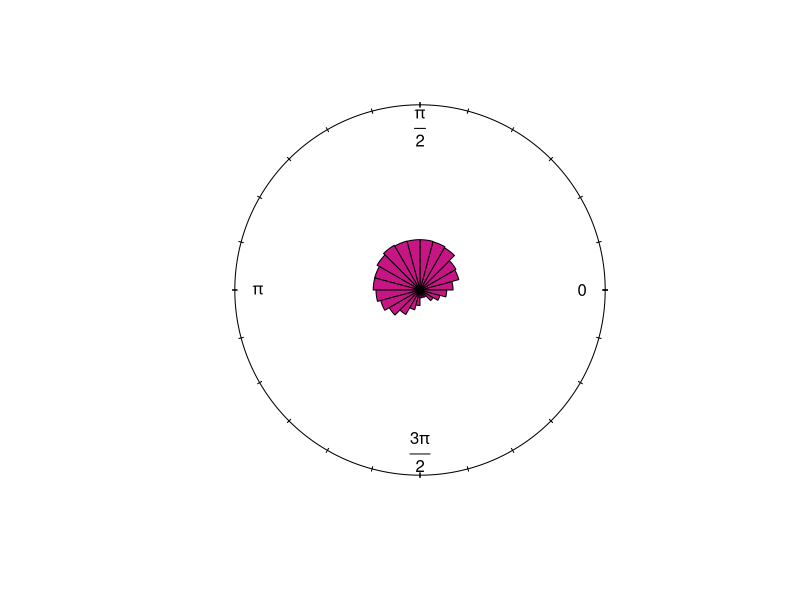

This figure's R source: (Note: this script raises an error after producing the figure.)
## ---- chunk 1
library(circular)
library(tidyverse)
## ---- chunk 2
set.seed(1)

# predictors
n <- 5000
x <- data.frame(x1 = rnorm(n), x2 = rnorm(n), x3 = rnorm(n))

# parameters
k <- 5 
beta <- c(0,0.5, 0.5) #starting simple
beta0 <- 2

# calculating linear predictors and conditional mean directions
xb <- as.vector(as.matrix(x) %*% beta)

# link function -> mu = 2arctan(xbeta), when we run it through this, we are getting back to the angles
mu <- beta0 + 2 * atan(xb) 

# generate circular responses from VM dist
y <- sapply(mu, function(m) {
  as.numeric(rvonmises(1, mu = circular(m), kappa = k))
})

# visualizing simulated responses using rose diagram
rose.diag(circular(y), bins = 24, col = "mediumvioletred")

# creating simulated dataset
sim_data <- data.frame(x, y)
#head(sim_data)

# linear regression
mod1 <- lm(y ~ x1 + x2 + x3, data = sim_data)
summary(mod1)

# circular regression
mod2 <- lm.circular(y = circular(y), x = as.matrix(x), type = "c-l", init = c(0, 0, 0))

## ---- chunk 3
set.seed(1)
# parameters
n <- 500
beta0 <- 2
beta <- 2

# (methods research) different values of kappa based on:
# 0 - uniform dist around circle
# 0.5 - very low concentration
# 1 - low concentration
# 5 - moderate concentration
# 10 - high concentration
# 20 - very high concentration
kappas <- c(0.25, 0.5, 0.75, 1, 3)
 # later add more vals



# store estimated coefficients
beta_linear <- numeric(length(kappas)) # storing linear estimates only
beta_circular <- numeric(length(kappas)) # storing circular estimates only

#for (i in 1:nsim) {
#  results[[i]] <- lm_sim()
#}

# simulation
beta_linear <- beta_circular <- list()
  
nsim <- 100
for (i in 1:length(kappas)) {

  k <- kappas[i] # current iteration
  beta_linear[[i]] <- beta_circular[[i]] <- list()
  for (j in 1:nsim){print(j)
    
  # one predictor to keep it simple
    x <- rnorm(n)
    
    # link function
    mu <- beta0 + 2*atan(beta*x)
    
  # generate circular responses (from previous model)
  y <- sapply(mu, function(m) {
    as.numeric(rvonmises(1, mu = circular(m), kappa = k)) 
  } - pi/2) %% (2*pi) 

  # fit linear regression
  mod1 <- lm(y ~ x)
  beta_linear[[i]][j] <- coef(mod1)[1] + mean(x) * coef(mod1)[2] # saving lin reg coef, [2]=slope
# ^reversing process to get mus
  
  # fit circular regression
  mod2 <- lm.circular(y = circular(y), x = matrix(x, ncol = 1), type = "c-l", init = 0)
  beta_circular[[i]][j] <- mod2$mu + 2*atan(mean(x) * mod2$coefficients[1]) # saving cir reg coef
}}
## ---- chunk 4
data.frame(beta_circ = unlist(lapply(beta_circular, function(x){mean(unlist(x))})),
beta_linear = unlist(lapply(beta_linear, function(x){mean(unlist(x))})), 
kappa = kappas) 


results <- data.frame(beta =  c(unlist(lapply(beta_circular, function(x){mean(unlist(x))})),unlist(lapply(beta_linear, function(x){mean(unlist(x))}))), type = c(rep("circ",length(kappas)),rep("linear",length(kappas))), kappa = rep(kappas,2))

results %>% 
  ggplot(aes(x = kappa, y = beta, color = type )) + 
  geom_line()


rose.diag(y, bins = 24, main = paste("kappa =", k))
rose.diag(x, bins = 24, main = paste("kappa =", k))

plot(x,y)

unlist(lapply(beta_circular, function(x){sd(unlist(x))}))



# results
results <- data.frame(kappa = kappas, beta_linear = beta_linear, beta_circular = beta_circular)
results

data.frame(x = x,y =y, r = 1)  %>% ggplot(aes(x = y, y = r, color = x)) + geom_point() + coord_polar() + scale_color_viridis_b()
## ---- chunk 5
# linear regression estimates
plot(results$kappa, results$beta_linear, type = "o", col = "deeppink", xlab = "Kappa", ylab = "Estimated Beta", main = "Linear vs Circular Regression", ylim = range(c(results$beta_linear, results$beta_circular)))

# circular regression estimates
lines(results$kappa, results$beta_circular, type = "o", col = "deepskyblue")

# legend
legend("topright", legend = c("Linear", "Circular"), col = c("deeppink", "deepskyblue"), pch = 1)

# true beta 
abline(h = beta, lty = 2)
